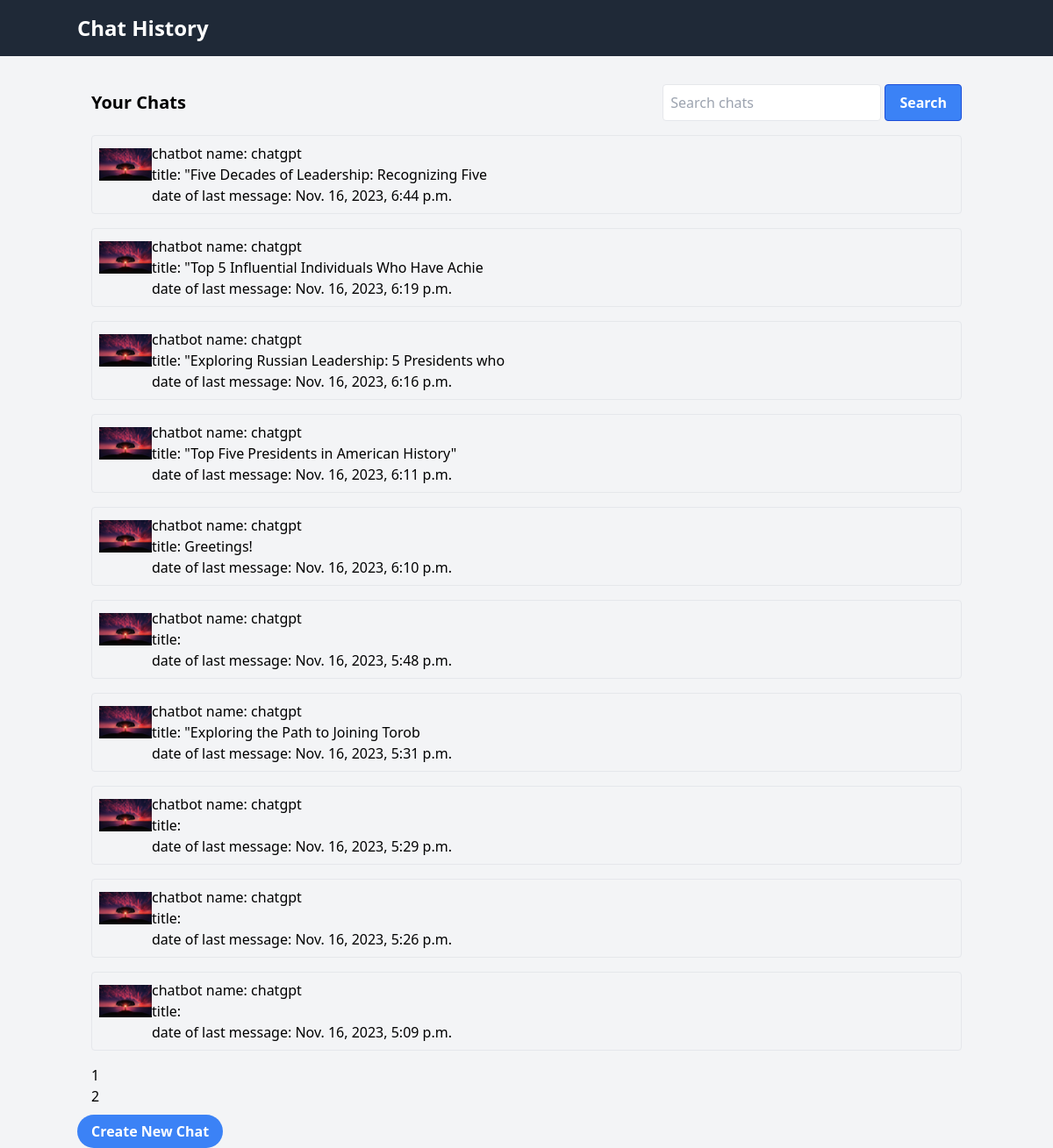
Before: /conversations/ (signed in) with the older database file.
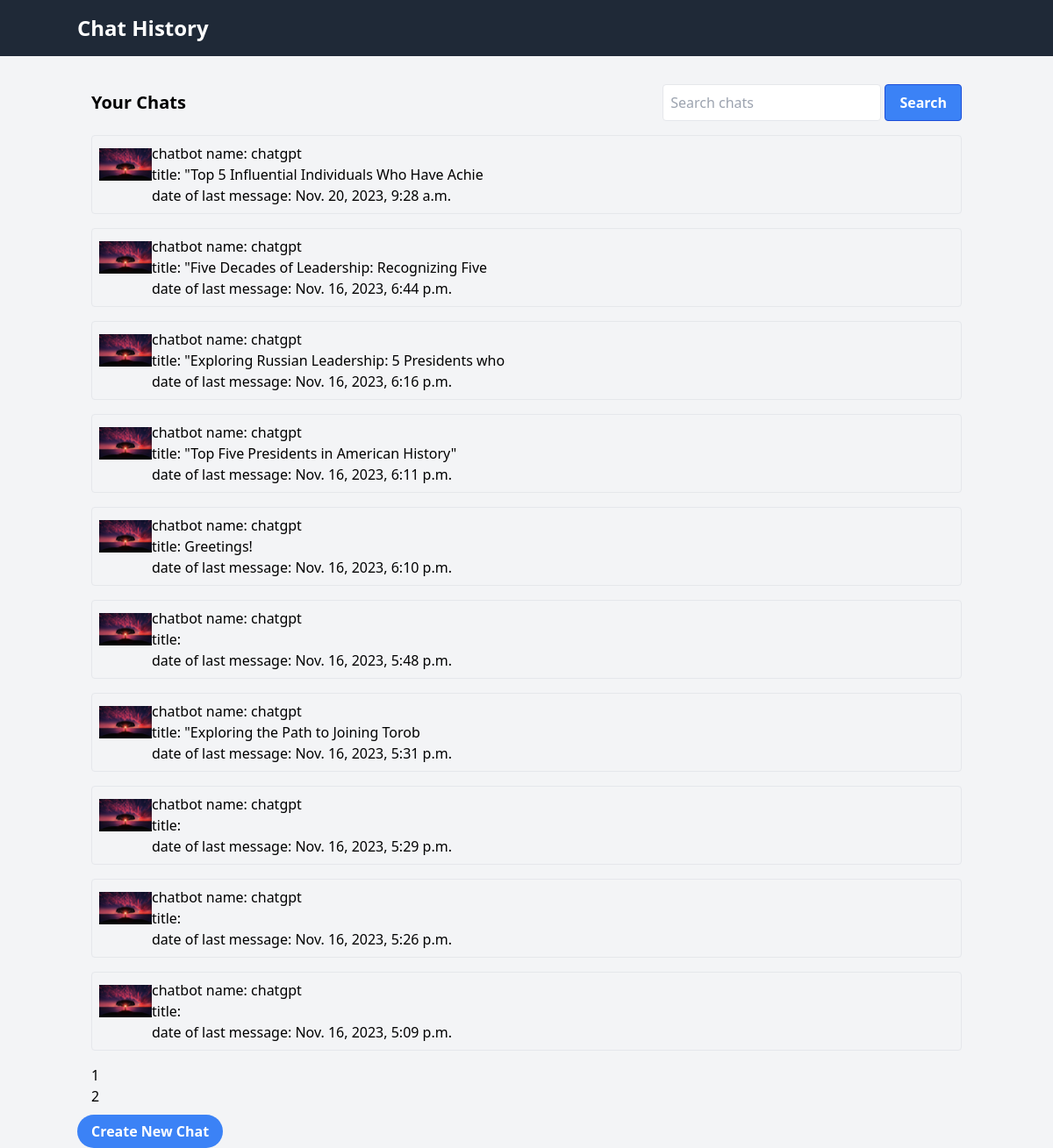
After: the same page with the newer database file.
### conversations/models.py (models this page shows, shortened)
class Conversation(models.Model):
    user = models.ForeignKey(User, on_delete=models.CASCADE)
    chatbot = models.ForeignKey(Chatbot, on_delete=models.CASCADE)
    title = models.CharField(max_length=200, blank=True)
    last_message_date = models.DateTimeField(auto_now=True)
    class Meta:
        ordering = ['-last_message_date']

### chatbots/models.py (models this page shows, shortened)
class Chatbot(models.Model):
    name = models.CharField(max_length=50, unique=True)
    user = models.ForeignKey(
        settings.AUTH_USER_MODEL,
        on_delete=models.CASCADE,
    )
    description = models.TextField(blank=True)
    custom_prompt = models.TextField(blank=True)
    chatbot_picture = models.ImageField(blank=True, upload_to=chatbot_image_path)
    is_disabled = models.BooleanField(default=False)
    like_count = models.BigIntegerField(default=0)
    dislike_count = models.BigIntegerField(default=0)

### conversations/views.py (the view)
# urls.py: path('', chat_list_view, name="chat_list"),
@login_required
def chat_list_view(request):
    items_per_page = 10
    queryset = Conversation.objects.filter(user=request.user)
    paginator = Paginator(queryset, items_per_page)
    page = request.GET.get('page')
    try:
        chat_list = paginator.page(page)
    except PageNotAnInteger:
        chat_list = paginator.page(1)
    context = {'chat_list': chat_list, 'page_count': range(1, int((queryset.count() - 1) / 10) + 2)}
    return render(request, 'chat-list.html', context)

### conversations/templates/chat-list.html (shortened to what this page needs)
<!DOCTYPE html>
<html lang="en">
<head>
    <link href="https://cdn.jsdelivr.net/npm/tailwindcss@2.2.16/dist/tailwind.min.css" rel="stylesheet">
</head>
<body class="bg-gray-100">
    <header class="bg-gray-800 text-white p-4">
        <div class="container mx-auto">
            <h1 class="text-2xl font-semibold">Chat History</h1>
        </div>
    </header>
    <div class="container mx-auto p-4 mt-4">
        <div class="flex justify-between items-center mb-4">
            <h2 class="text-xl font-semibold">Your Chats</h2>
            <div class="search-box">
                <input type="text" placeholder="Search chats" class="p-2 border rounded">
                <button class="bg-blue-500 hover:bg-blue-700 text-white font-bold py-2 px-4 border border-blue-700 rounded">Search</button>
            </div>
        </div>
        <ul class="chat-list">
            {% for chat in chat_list %}
                <li class="chat-item border rounded p-2 mb-4 hover:bg-gray-100">
                <a href="{% url 'chat_detail' %}?conversation={{ chat.id }}" class="chat-link flex items-center">
                    <div class="chat-avatar" style="width:60px;height:60px;">
                        {% if chat.chatbot.chatbot_picture %}
                            <img src="{{ chat.chatbot.chatbot_picture.url }}" alt="{{ chat.chatbot.name }}">
                        {% else %}
                            <img src="" alt="{{ chat.chatbot.name }}">
                        {% endif %}
                    </div>
                    <div class="chat-details">
                        <h3 class="chat-title">chatbot name: {{ chat.chatbot.name }}</h3>
                        <p class="chat-preview">title: {{ chat.title }}</p>
                        <p class="chat-date">date of last message: {{ chat.last_message_date }}</p>
                    </div>
                </a>
            </li>
            {% endfor %}
        </ul>
        <div class="pagination flex space-x-2">
            <ul>
                {% for i in page_count %}
                    <li><a href="{% url 'chat_list' %}?page={{ i }}">{{ i }}</a></li>
                {% endfor %}
            </ul>
        </div>
    </div>
    <footer>
        <div class="container mx-auto">
            <a href="{% url 'create_chat' %}" class="bg-blue-500 hover:bg-blue-700 text-white font-bold py-2 px-4 rounded-full">Create New Chat</a>
        </div>
    </footer>
</body>
</html>

Changed rows visible on the page:
changed Conversation "\"Top 5 Influential Individuals Who Have Achie": last_message_date "Nov. 16, 2023, 6:19 p.m." → "Nov. 20, 2023, 9:28 a.m."; moves up the list
